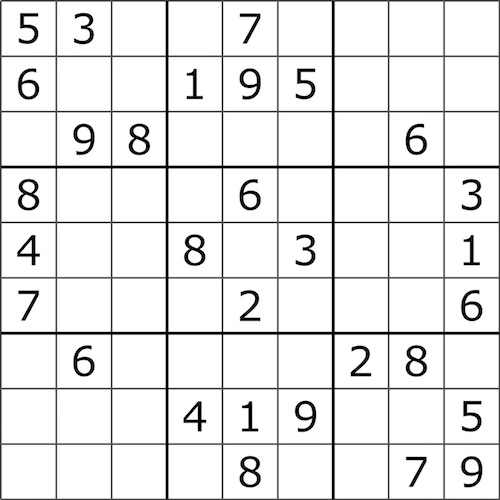
#> input picture test3.jpg, 500 x 500 px
$ python solve.py test3.jpg   (older library calls are emulated)
#> lines starting #> are read from the running program, lines starting #| are printed output that depends on the picture; after the words box and inside, x2 and y2 are one past the last pixel; in counts of white or black regions, pixels touching at a corner belong together
#> further down, image is the input picture: shape (500, 500, 3); min 0, max 255, mean 233
### letter_recog.py
#!/usr/bin/env python

'''
The sample demonstrates how to train Random Trees classifier
(or Boosting classifier, or MLP, or Knearest, or Support Vector Machines) using the provided dataset.

We use the sample database letter-recognition.data
from UCI Repository, here is the link:

Newman, D.J. & Hettich, S. & Blake, C.L. & Merz, C.J. (1998).
UCI Repository of machine learning databases
[http://www.ics.uci.edu/~mlearn/MLRepository.html].
Irvine, CA: University of California, Department of Information and Computer Science.

The dataset consists of 20000 feature vectors along with the
responses - capital latin letters A..Z.
The first 10000 samples are used for training
and the remaining 10000 - to test the classifier.
======================================================
USAGE:
  letter_recog.py [--model <model>]
                  [--data <data fn>]
                  [--load <model fn>] [--save <model fn>]

  Models: RTrees, KNearest, Boost, SVM, MLP
'''

# Python 2/3 compatibility
from __future__ import print_function

import numpy as np
import cv2 as cv

def load_base(fn):
    a = np.loadtxt(fn, np.float32, delimiter=',')
    samples, responses = a[:,1:], a[:,0]
    return samples, responses

class LetterStatModel(object):
    class_n = 26
    train_ratio = 0.5

    def load(self, fn):
        self.model.load(fn)
    def save(self, fn):
        self.model.save(fn)

    # [13 lines left out: functions unroll_samples, unroll_responses, not called in this run]

class RTrees(LetterStatModel):
    def __init__(self):
        self.model = cv.ml.RTrees_create()

    def train(self, samples, responses):
        self.model.setMaxDepth(20)
        self.model.train(samples, cv.ml.ROW_SAMPLE, responses.astype(int))

    def predict(self, samples):
        _ret, resp = self.model.predict(samples)
        return resp.ravel()


class KNearest(LetterStatModel):
    def __init__(self):
        self.model = cv.ml.KNearest_create()

    def train(self, samples, responses):
        self.model.train(samples, cv.ml.ROW_SAMPLE, responses)

    def predict(self, samples):
        _retval, results, _neigh_resp, _dists = self.model.findNearest(samples, k = 10)
        return results.ravel()


class Boost(LetterStatModel):
    def __init__(self):
        self.model = cv.ml.Boost_create()

    # [15 lines left out: functions train, predict, not called in this run]


class SVM(LetterStatModel):
    def __init__(self):
        self.model = cv.ml.SVM_create()

    # [6 lines left out: function train, not called in this run]

    def predict(self, samples):
        _ret, resp = self.model.predict(samples)
        return resp.ravel()


class MLP(LetterStatModel):
    def __init__(self):
        self.model = cv.ml.ANN_MLP_create()

    # [13 lines left out: function train, not called in this run]

    def predict(self, samples):
        _ret, resp = self.model.predict(samples)
        return resp.argmax(-1)

# [16 lines left out: functions saveData, recog, not called in this run]

def recogBoard(board):
    model = SVM()
    samples, responses = load_base('./digits.data')
    model.train(samples, responses)
    #verify
    verify = np.float32(board)
    # saveData(verify, 1)

    result = model.predict(verify)
    return result

# [39 lines that do not run on import are left out]

### solve.py
import cv2 as cv
import numpy as np
import letter_recog
import sudukoSolverFinal
#500x500
padding = 5

def preprocessImg(image):
	gray = cv.cvtColor(image, cv.COLOR_BGR2GRAY)
	cv.imshow('gray', gray)
	# gray = cv.GaussianBlur(gray, (11, 11), 0)
	# outerBox = cv.adaptiveThreshold(gray, 255, cv.ADAPTIVE_THRESH_MEAN_C, cv.THRESH_BINARY, 5, 2)
	ret,thresh = cv.threshold(gray,128,255,cv.THRESH_BINARY)
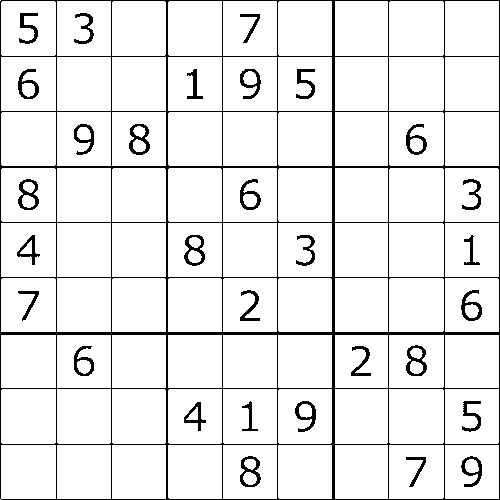
#> thresh: shape (500, 500); 92.2% white; black in thin lines or dots
	# cv.imshow('thresh', thresh)
	outerBox = cv.bitwise_not(thresh)
#> outerBox: shape (500, 500); 7.8% white in thin lines or dots
	cv.imshow('BitwiseNot', outerBox)
	return outerBox

def n10():
	img = np.zeros((50, 50, 3), np.uint8)*255
	img = cv.cvtColor(img, cv.COLOR_BGR2GRAY)
	roi = img[:,:]
	return roi

def getRoi(box):
    contours, _ = cv.findContours(box, cv.RETR_EXTERNAL, cv.CHAIN_APPROX_SIMPLE)
    for cnt in contours:
        [x,y,w,h] = cv.boundingRect(cnt)
        if(h > 15 and w > 5 and x > padding/2 and y > padding/2):
            roi = box[y:y+h,x:x+w]
            roi = cv.resize(roi,(50,50))

            #draw bounding rect
            roir = cv.rectangle(np.copy(box),(x,y),(x+w,y+h),(255,0,0),1)
            # cv.imshow('roir', roir)

            return roi
    return np.zeros((50, 50))

def getBox(img, i, j):
	height, width, channels = image.shape
	cellW = width/9
	cellH = height/9
	box = outerBox[int(cellH*i + padding):int(cellH*(i+1) - padding), int(cellW*j + padding):int(cellW*(j+1) - padding)]
	return box

def decorBoard2Img(img, originBoard, solveBoard):
	height, width, channels = image.shape
	cellW = width/9
	cellH = height/9
	for i in range(0, 9):
		for j in range(0, 9):
			if(originBoard[i][j] == 0):
				# setup text
				font = cv.FONT_HERSHEY_SIMPLEX
				font_scale = 0.55
				margin = 5
				thickness = 2
				color = (255, 255, 255)

				text = str(int(solveBoard[i][j]))
				size = cv.getTextSize(text, font, font_scale, thickness)

				# get boundary of this text
				textsize = cv.getTextSize(text, font, 1, 2)[0]
				# get coords based on boundary
				textX = (cellW - textsize[0]) / 2 + cellW*j
				textY = (cellH + textsize[1]) / 2 + cellH*i
				# add text centered on image
				cv.putText(img, text, (int(textX), int(textY) ), font, 1, (255, 0, 0), 2)
	cv.imshow('FinalImg', img)


if __name__ == '__main__':
	import getopt
	import sys

	args, dummy = getopt.getopt(sys.argv[1:], '', ['img='])
	args = dict(args)
	args.setdefault('--img', 'test3.jpg')

	#process image to board
	image = cv.imread(args['--img'])
	outerBox = preprocessImg(image)
	imgBoard = np.empty((0, 2500))
	for i in range(0, 9):
		for j in range(0, 9):
			box = getBox(outerBox, i,j)
			roi = getRoi(box)
			imgBoard = np.append(imgBoard, [roi.ravel()], axis=0)
#> this loop made 9 passes
#> pass 1, in getBox, `box = outerBox[int(cellH*i + padding):int(cellH*(i+1) - padding), int(..`:
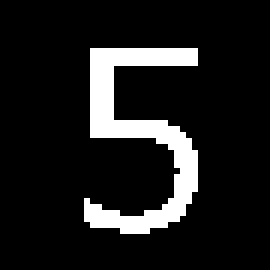
#> box: shape (45, 45) (shown 6 times larger); 11.5% white; 1 white region, box (x1, y1, x2, y2) and area: (14, 8, 33, 39) 233
#> pass 1, in getBox (call 2), `box = outerBox[int(cellH*i + padding):int(cellH*(i+1) - padding), int(..`:
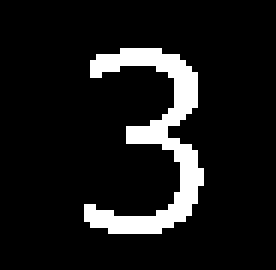
#> box: shape (45, 46) (shown 6 times larger); 10% white; 1 white region, box (x1, y1, x2, y2) and area: (14, 8, 34, 39) 207
#> after the loop:
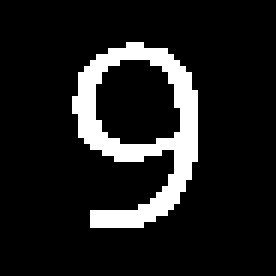
#> box: shape (46, 46) (shown 6 times larger); 11.5% white; 1 white region, box (x1, y1, x2, y2) and area: (12, 7, 33, 38) 244
			# cv.imshow("box {0}x{1}".format(i, j), box)
			# cv.imshow("roi {0}x{1}".format(i, j), roi)

	board = letter_recog.recogBoard(imgBoard)
#> (the run stopped early here; a loop or call above may not have finished)

$ run again, with test1.jpg copied over test3.jpg
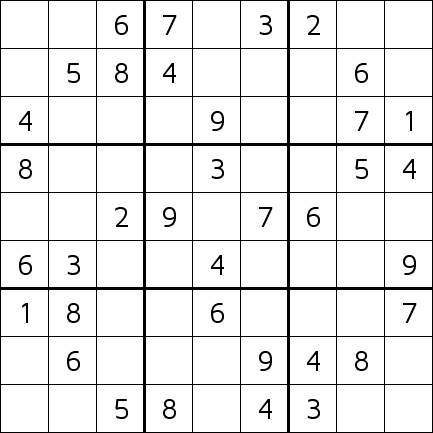
#> input picture test1.jpg, 433 x 433 px
#> image is the input picture: shape (433, 433, 3); min 0, max 255, mean 234.3
#> in preprocessImg, `ret,thresh = cv.threshold(gray,128,255,cv.THRESH_BINARY)`:
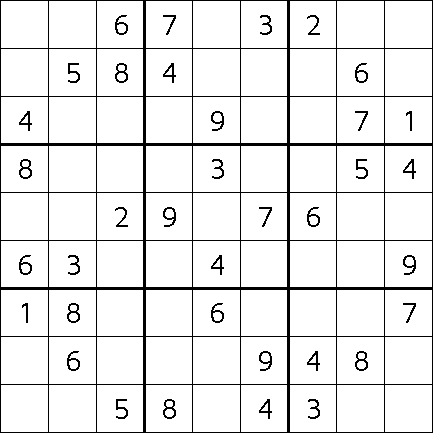
#> thresh: shape (433, 433); 91.9% white; black in thin lines or dots
#> outerBox: shape (433, 433); 8.1% white in thin lines or dots
#> the loop `for i in range(0, 9):` made 9 passes
#> pass 1, in getBox (call 6), `box = outerBox[int(cellH*i + padding):int(cellH*(i+1) - padding), int(..`:
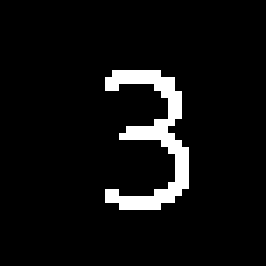
#> box: shape (38, 38) (shown 7 times larger); 6% white in thin lines or dots, all inside (x1, y1, x2, y2) = (15, 10, 27, 30)

$ run again, with test2.jpg copied over test3.jpg
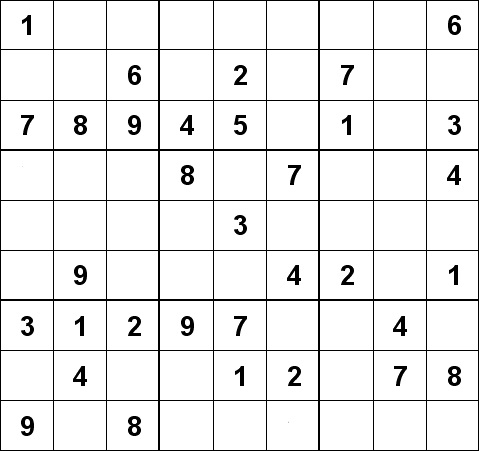
#> input picture test2.jpg, 479 x 451 px
#> image is the input picture: shape (451, 479, 3); min 0, max 255, mean 236.7
#> thresh: shape (451, 479); 92.9% white; black in thin lines or dots
#> in preprocessImg, `outerBox = cv.bitwise_not(thresh)`:
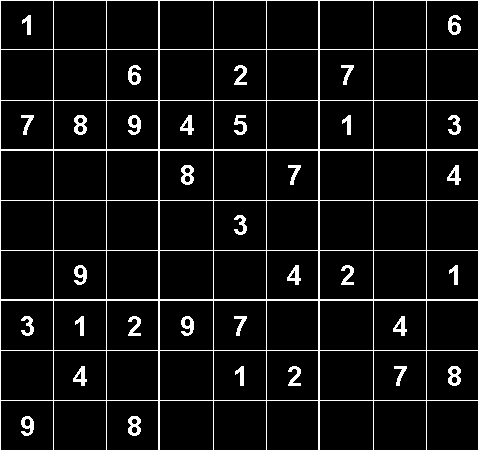
#> outerBox: shape (451, 479); 7.1% white in thin lines or dots
#> the loop `for i in range(0, 9):` made 9 passes
#> pass 1, in getBox (call 9), `box = outerBox[int(cellH*i + padding):int(cellH*(i+1) - padding), int(..`:
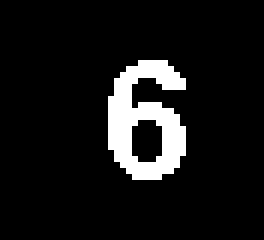
#> box: shape (40, 44) (shown 6 times larger); 8.9% white; 1 white region, box (x1, y1, x2, y2) and area: (18, 10, 31, 30) 156

$ run again, with test4.png saved as test3.jpg
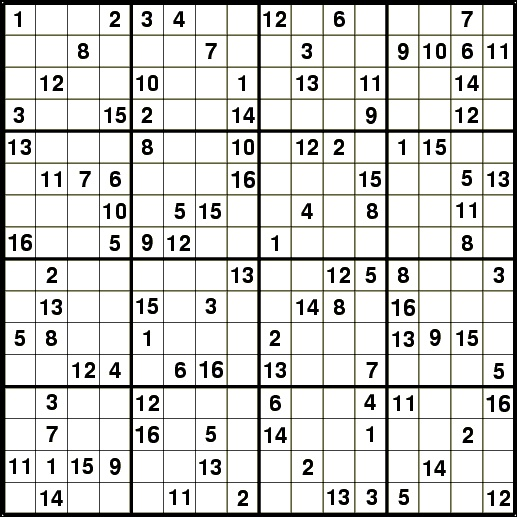
#> input picture test4.png, 517 x 517 px
#> image is the input picture: shape (517, 517, 3); mean B, G, R 211.7, 213.9, 213.8
#> in preprocessImg, `ret,thresh = cv.threshold(gray,128,255,cv.THRESH_BINARY)`:
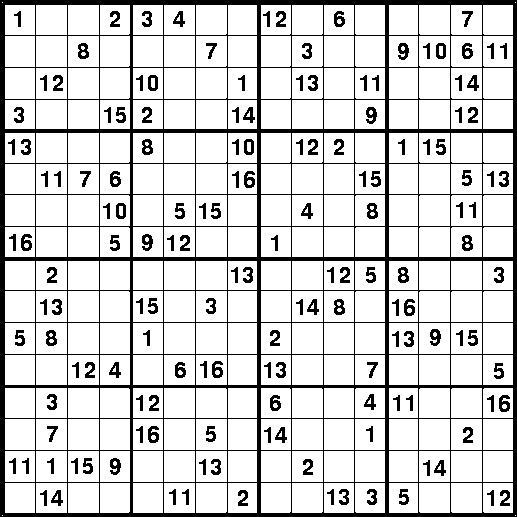
#> thresh: shape (517, 517); 83.2% white; 153 black regions, largest, box (x1, y1, x2, y2) and area: (0, 0, 517, 517) 32123, (499, 395, 510, 412) 126, (148, 426, 159, 443) 126
#> the loop `for i in range(0, 9):` made 9 passes
#> after the loop `for i in range(0, 9):`:
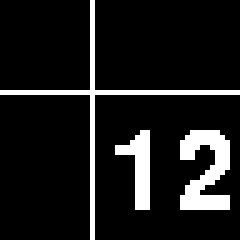
#> box: shape (48, 48) (shown 5 times larger); 10.9% white in thin lines or dots
